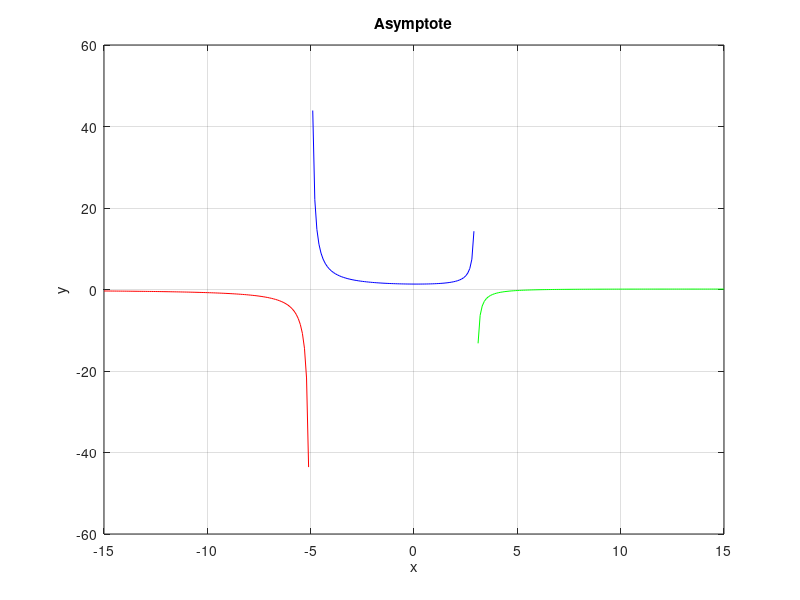

MATLAB code to generate this figure:
clc; clear;

x1 = -15:0.1:-5;
x2 = -5:0.1:3;
x3 = 3:0.1:15;
fx1 = (3*x1-20)./(x1.^2+2*x1-15);
fx2 = (3*x2-20)./(x2.^2+2*x2-15);
fx3 = (3*x3-20)./(x3.^2+2*x3-15);

plot(x1, fx1, 'r', x2, fx2, 'b', x3, fx3, 'g');
title('Asymptote');
xlabel('x'); ylabel('y');
grid on;
